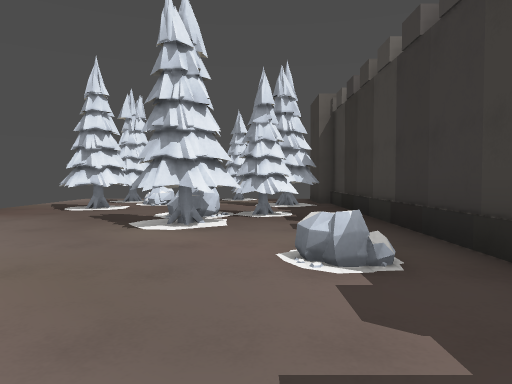
[1] (above)

20 first-person views from a walk through a 3-D level made in the Godot game engine. The camera is 1.2 m above the floor, tilts 2° down and sees 70° across. The floor is counted in squares, 2 m on a side. Each view is taken from the middle of a square. On the plan, view 1 faces up. The plan holds only what a view shows up to about 10 squares ahead; the rest is blank. Surface patterns are stand-ins for the level's own textures.

[2]
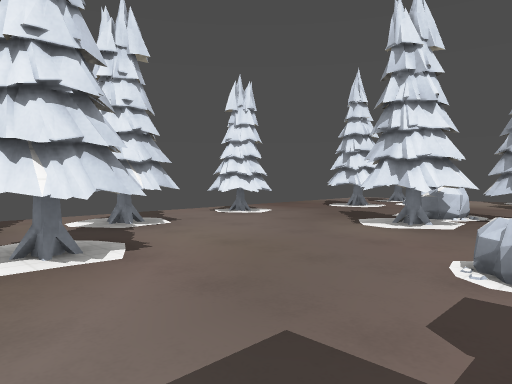

[3]
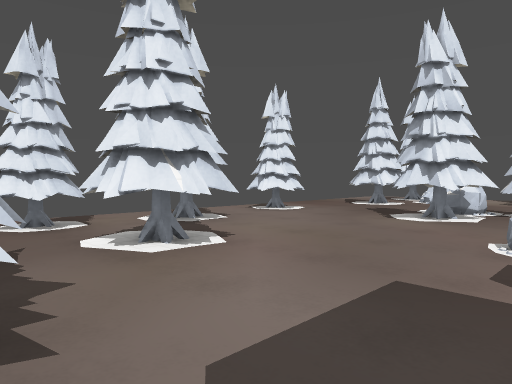

[4]
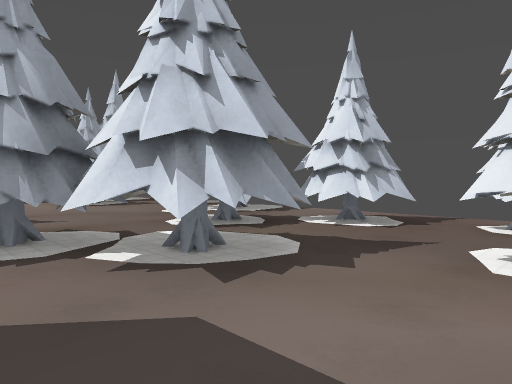

[5]
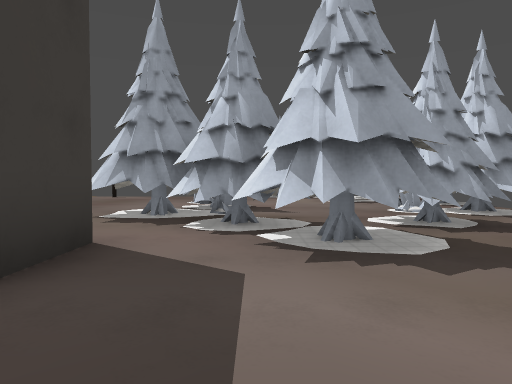

[6]
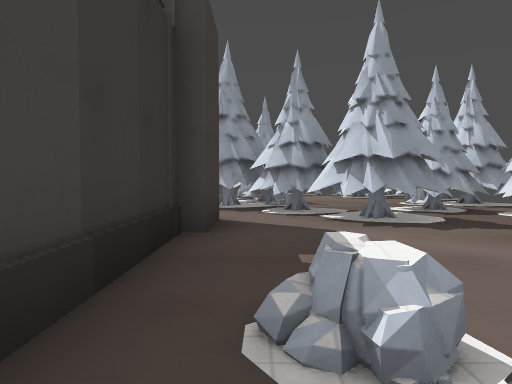

[7]
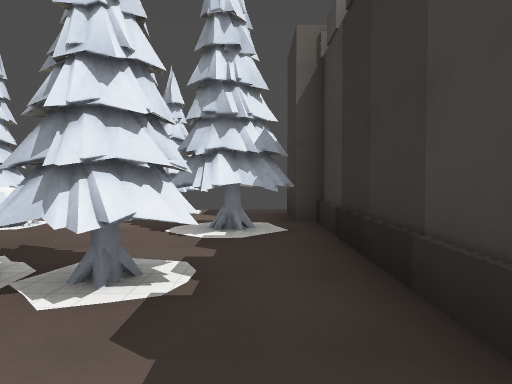

[8]
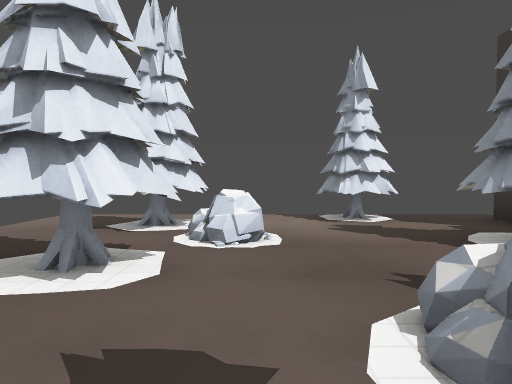

[9]
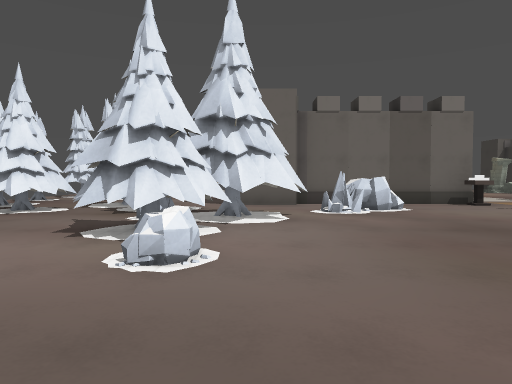

[10]
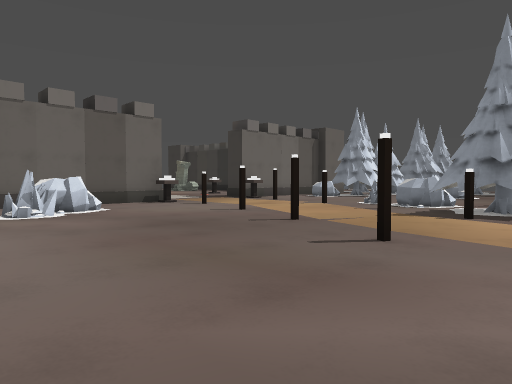

[11]
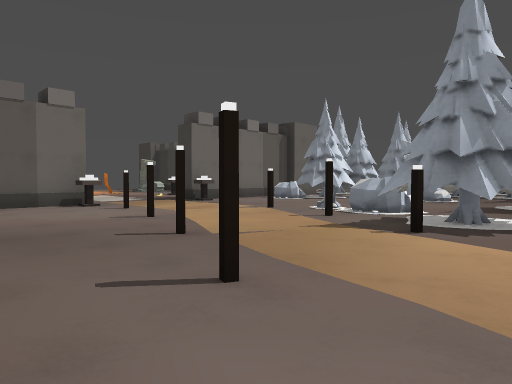

[12]
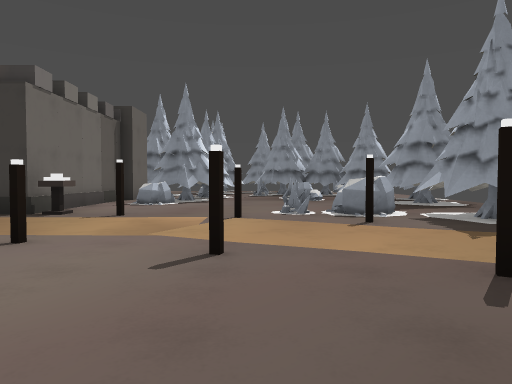

[13]
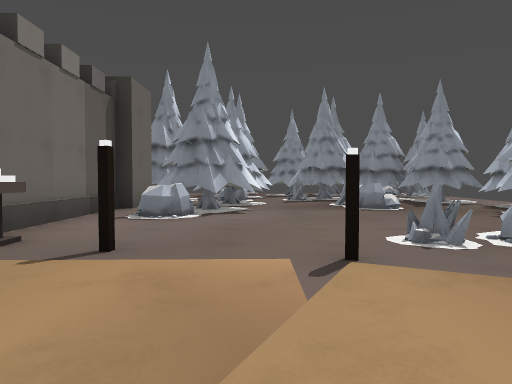

[14]
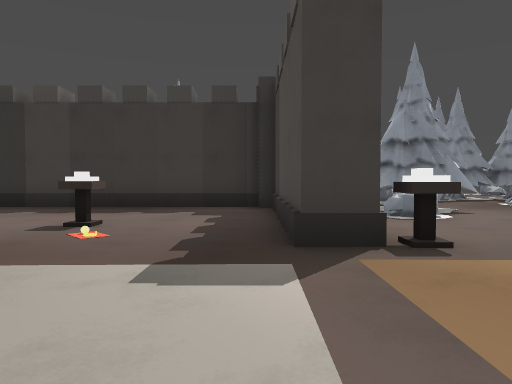

[15]
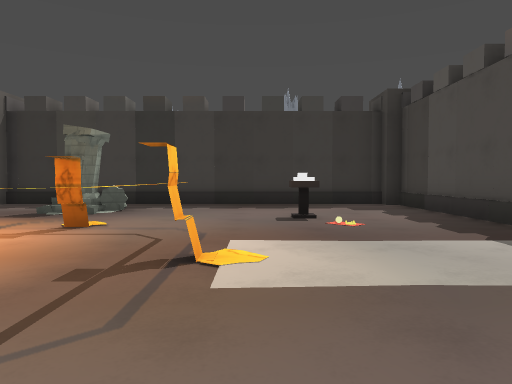

[16]
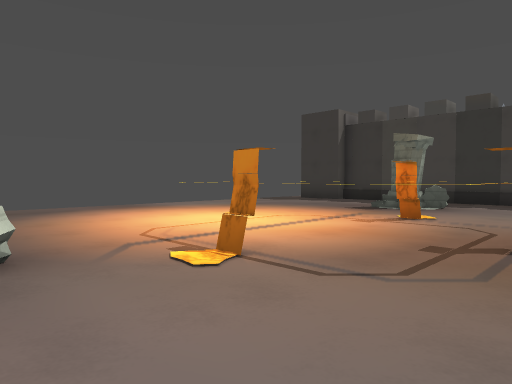

[17]
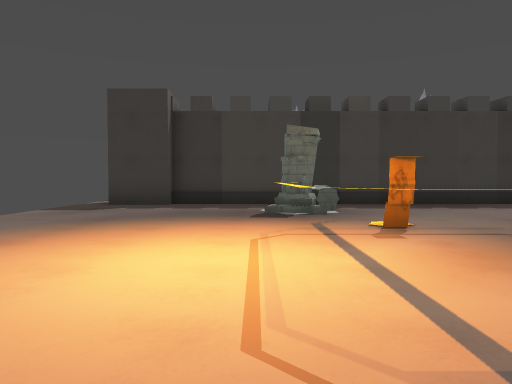

[18]
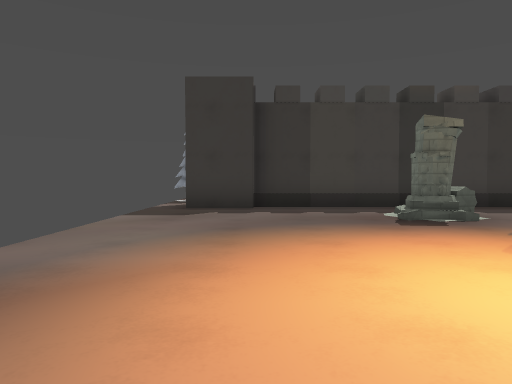

[19]
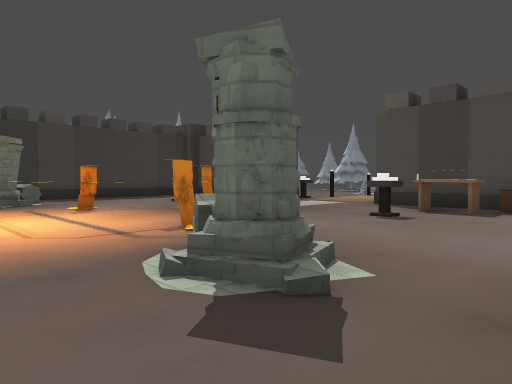

[20]
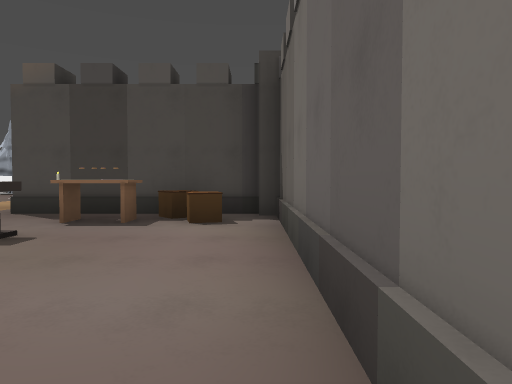

### Floor plan
Key: @ floor where view 1 was taken; # wall or solid block; x gap in a wall; . floor; = window, fence, low wall or low ledge; ≈ lava the walk keeps out of; ^ raised ledge; T thing the floor can be seen under or through; P pillar.
Columns run from 5 left of view 1 to 17 right of it. Each row starts with its distance up from view 1.
 11 ....##..    ..........#
 10 ..#....#   .........#
  9 ..#=..##   .........#
  8 ..#..###............#
  7 ..#....#............#
  6 ....=#.#..P.. ....P.#
  5 .#..#..#....≈x..≈...#
  4 .x.....#.....#......#
  3 .x....=#......≈.....#
  2 .##....#............#
  1 ..##...#.^^.........#
  0 .#...@.#.^..........#
 -1 .#..#..######...######
 -2 .TTTTT............=####
 -3 ..TT.TT..#..#..#..####=
 -4 .T T..TT...........#.#.
 -5  TT...TT....#..........
 -6   ...TT........=....=..
 -7   ....=....#..T^.....
 -8     ......#...TT.....##
 -9       ........TT.#####
-10        ......

Where each view was taken, in squares from view 1:
view 1: 0 up, 0 right, facing up
view 2: 0 up, 1 right, facing up-left
view 3: 1 down, 1 right, facing up-left
view 4: 1 up, 1 right, facing down-left
view 5: 2 up, 0 right, facing down
view 6: 4 up, 1 right, facing down
view 7: 4 up, 1 right, facing up
view 8: 5 up, 2 left, facing up
view 9: 10 down, 2 right, facing up
view 10: 10 down, 2 right, facing up-right
view 11: 10 down, 4 right, facing up-right
view 12: 5 down, 4 right, facing right
view 13: 4 down, 7 right, facing right
view 14: 0 up, 7 right, facing right
view 15: 3 up, 6 right, facing right
view 16: 3 up, 5 right, facing up-right
view 17: 7 up, 6 right, facing right
view 18: 9 up, 7 right, facing right
view 19: 8 up, 3 right, facing down-right
view 20: 6 up, 3 right, facing down
